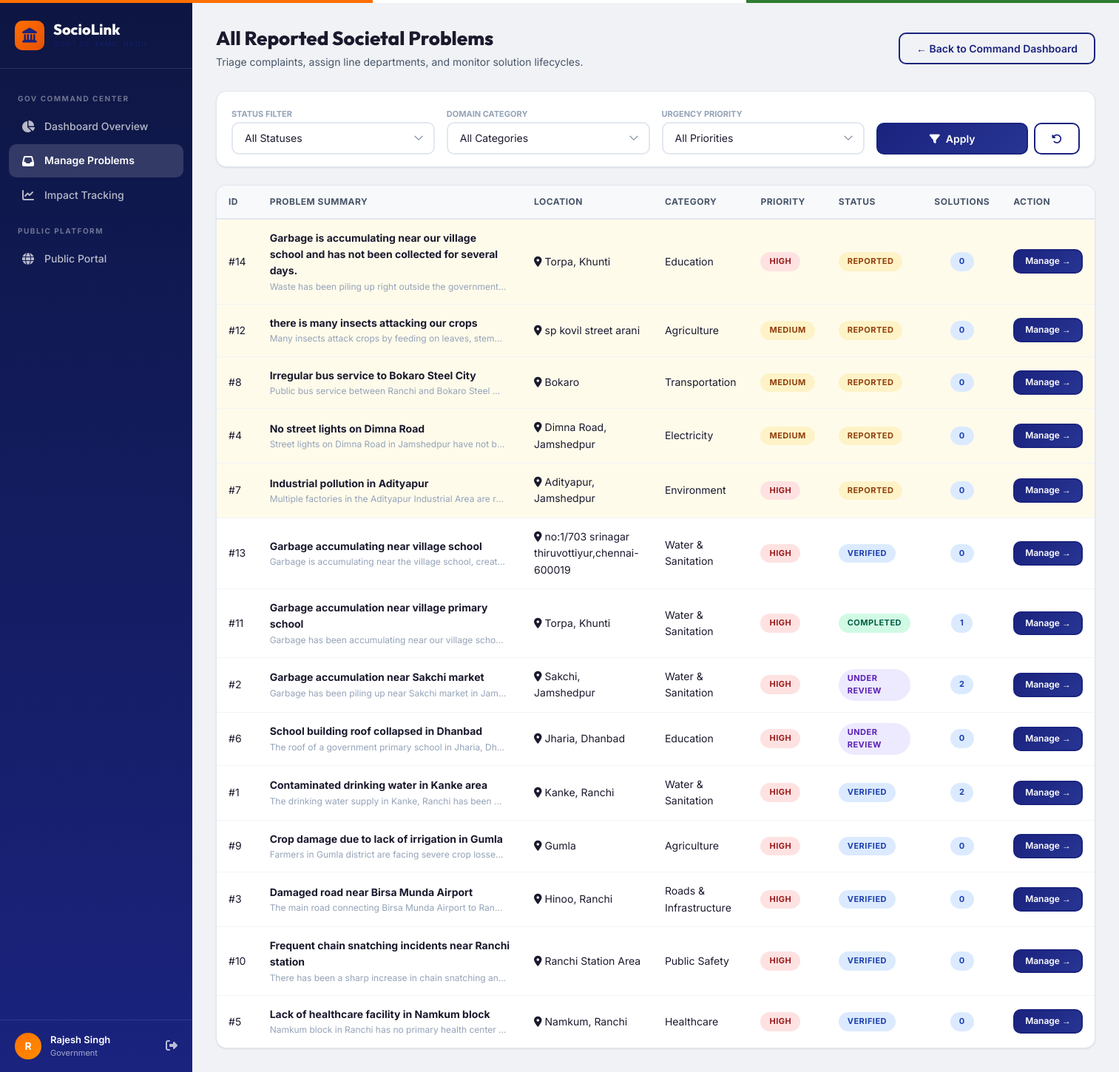
Page /gov/problems (signed in) on the committed database.
### tables this page shows
CREATE TABLE problems (
            id INTEGER PRIMARY KEY AUTOINCREMENT,
            user_id INTEGER NOT NULL,
            title TEXT NOT NULL,
            description TEXT NOT NULL,
            location TEXT,
            category TEXT,
            sub_category TEXT,
            priority TEXT DEFAULT 'MEDIUM',
            status TEXT DEFAULT 'REPORTED' CHECK(status IN (
                'REPORTED', 'VERIFIED', 'UNDER_REVIEW', 
                'SOLUTION_SELECTED', 'IN_PROGRESS', 'COMPLETED', 'REJECTED'
            )),
            image_path TEXT,
            ai_category TEXT,
            ai_sub_category TEXT,
            ai_priority TEXT,
            ai_confidence REAL,
            support_count INTEGER DEFAULT 0,
            department_id INTEGER,
            verified_by INTEGER,
            verified_at TIMESTAMP,
            created_at TIMESTAMP DEFAULT CURRENT_TIMESTAMP,
            FOREIGN KEY (user_id) REFERENCES users(id),
            FOREIGN KEY (department_id) REFERENCES departments(id),
            FOREIGN KEY (verified_by) REFERENCES users(id)
        );

### routes/government.py (the view)
@government_bp.route('/problems')
@login_required
@role_required('government')
def problem_list():
    db = get_db()
    status_filter = request.args.get('status', '').strip()
    category_filter = request.args.get('category', '').strip()
    priority_filter = request.args.get('priority', '').strip()
    sql = """
        SELECT p.*, u.name as reporter_name, d.name as department_name,
               (SELECT COUNT(*) FROM solutions WHERE problem_id = p.id) as solution_count
        FROM problems p
        JOIN users u ON p.user_id = u.id
        LEFT JOIN departments d ON p.department_id = d.id
        WHERE 1=1
    """
    params = []
    if status_filter:
        sql += " AND p.status = ?"
        params.append(status_filter)
    if category_filter:
        sql += " AND p.category = ?"
        params.append(category_filter)
    if priority_filter:
        sql += " AND p.priority = ?"
        params.append(priority_filter)
    sql += " ORDER BY CASE WHEN p.status = 'REPORTED' THEN 0 ELSE 1 END, p.created_at DESC"
    problems = db.execute(sql, params).fetchall()
    categories = db.execute("SELECT * FROM categories").fetchall()
    db.close()
    return render_template('government_problems.html',
                           problems=problems,
                           categories=categories,
                           status_filter=status_filter,
                           category_filter=category_filter,
                           priority_filter=priority_filter)

### app.py (called while the page is built)
@app.context_processor
def inject_globals():
    return {
        'current_user': {
            'id': session.get('user_id'),
            'name': session.get('user_name'),
            'email': session.get('email'),
            'role': session.get('role'),
            'organization': session.get('organization'),
        } if 'user_id' in session else None
    }

### auth.py (called while the page is built)
def login_required(f):
    @wraps(f)
    def decorated_function(*args, **kwargs):
        if 'user_id' not in session:
            flash('Please log in to access this page.', 'warning')
            return redirect(url_for('auth.login'))
        return f(*args, **kwargs)
    return decorated_function

def role_required(*roles):
    def decorator(f):
        @wraps(f)
        def decorated_function(*args, **kwargs):
            if 'user_id' not in session:
                flash('Please log in to access this page.', 'warning')
                return redirect(url_for('auth.login'))
            if session.get('role') not in roles:
                flash('You do not have permission to access this page.', 'danger')
                return redirect(url_for('main.index'))
            return f(*args, **kwargs)
        return decorated_function
    return decorator

### database.py (called while the page is built)
def get_db():
    db = sqlite3.connect(DATABASE)
    db.row_factory = sqlite3.Row
    db.execute("PRAGMA foreign_keys = ON")
    return db

### templates/government_problems.html (shortened to what this page needs)
{% extends "base.html" %}
{% block content %}
<div class="page-header flex justify-between items-center flex-wrap gap-2">
    <div>
        <h1>All Reported Societal Problems</h1>
        <p>Triage complaints, assign line departments, and monitor solution lifecycles.</p>
    </div>
    <div>
        <a href="{{ url_for('government.dashboard') }}" class="btn btn-outline">
            &larr; Back to Command Dashboard
        </a>
    </div>
</div>
<div class="card mb-3" style="padding: 16px 20px;">
    <form action="{{ url_for('government.problem_list') }}" method="GET" class="grid grid-4 gap-2" style="align-items: flex-end;">
        <div>
            <label style="font-size: 11px; font-weight: 700; text-transform: uppercase; color: var(--text-muted);">Status Filter</label>
            <select name="status" class="form-control">
                <option value="">All Statuses</option>
            </select>
        </div>
        <div>
            <label style="font-size: 11px; font-weight: 700; text-transform: uppercase; color: var(--text-muted);">Domain Category</label>
            <select name="category" class="form-control">
                <option value="">All Categories</option>
            </select>
        </div>
        <div>
            <label style="font-size: 11px; font-weight: 700; text-transform: uppercase; color: var(--text-muted);">Urgency Priority</label>
            <select name="priority" class="form-control">
                <option value="">All Priorities</option>
            </select>
        </div>
        <div class="flex gap-1">
            <button type="submit" class="btn btn-primary" style="flex: 1;">
                <i class="fa-solid fa-filter"></i> Apply
            </button>
            <a href="{{ url_for('government.problem_list') }}" class="btn btn-outline" title="Reset">
                <i class="fa-solid fa-rotate-left"></i>
            </a>
        </div>
    </form>
</div>
<div class="card">
    <div class="card-body" style="padding: 0;">
        <div class="table-wrapper">
            <table>
                <thead>
                    <tr>
                        <th>ID</th>
                        <th>Problem Summary</th>
                        <th>Location</th>
                        <th>Category</th>
                        <th>Priority</th>
                        <th>Status</th>
                        <th>Solutions</th>
                        <th>Action</th>
                    </tr>
                </thead>
                <tbody>
                    {% if problems %}
                        {% for p in problems %}
                        <tr {% if p.status == 'REPORTED' %}style="background: #fffbeb;"{% endif %}>
                            <td>#{{ p.id }}</td>
                            <td>
                                <strong>{{ p.title }}</strong>
                                <div style="font-size: 12px; color: var(--text-muted); max-width: 320px; overflow: hidden; text-overflow: ellipsis; white-space: nowrap;">
                                    {{ p.description }}
                                </div>
                            </td>
                            <td><i class="fa-solid fa-location-dot"></i> {{ p.location }}</td>
                            <td>{{ p.category }}</td>
                            <td>
                                <span class="badge badge-{{ p.priority|lower }}">{{ p.priority }}</span>
                            </td>
                            <td>
                                <span class="badge badge-{{ p.status|lower|replace('_', '-') }}">{{ p.status|replace('_', ' ') }}</span>
                            </td>
                            <td style="text-align: center;">
                                <span class="badge badge-verified">{{ p.solution_count }}</span>
                            </td>
                            <td>
                                <a href="{{ url_for('government.view_problem', problem_id=p.id) }}" class="btn btn-primary btn-sm">
                                    Manage &rarr;
                                </a>
                            </td>
                        </tr>
                        {% endfor %}
                    {% else %}
                        <tr>
                            <td colspan="8" class="text-center" style="padding: 40px; color: var(--text-muted);">
                                No problems found matching the selected filter.
                            </td>
                        </tr>
                    {% endif %}
                </tbody>
            </table>
        </div>
    </div>
</div>
{% endblock %}

### rows in the picture
problems: id "14", title "Garbage is accumulating near our village school and has not been collected for several days.", description "Waste has been piling up right outside the government…", location "Torpa, Khunti", category "Education", priority "HIGH", status "REPORTED", solution_count "0"
problems: id "12", title "there is many insects attacking our crops", description "Many insects attack crops by feeding on leaves, stem…", location "sp kovil street arani", category "Agriculture", priority "MEDIUM", status "REPORTED", solution_count "0"
problems: id "8", title "Irregular bus service to Bokaro Steel City", description "Public bus service between Ranchi and Bokaro Steel…", location "Bokaro", category "Transportation", priority "MEDIUM", status "REPORTED", solution_count "0"
problems: id "4", title "No street lights on Dimna Road", description "Street lights on Dimna Road in Jamshedpur have not b…", location "Dimna Road, Jamshedpur", category "Electricity", priority "MEDIUM", status "REPORTED", solution_count "0"
problems: id "7", title "Industrial pollution in Adityapur", description "Multiple factories in the Adityapur Industrial Area are r…", location "Adityapur, Jamshedpur", category "Environment", priority "HIGH", status "REPORTED", solution_count "0"
problems: id "13", title "Garbage accumulating near village school", description "Garbage is accumulating near the village school, creat…", location "no:1/703 srinagar thiruvottiyur,chennai-600019", category "Water & Sanitation", priority "HIGH", status "VERIFIED", solution_count "0"
problems: id "11", title "Garbage accumulation near village primary school", description "Garbage has been accumulating near our village scho…", location "Torpa, Khunti", category "Water & Sanitation", priority "HIGH", status "COMPLETED", solution_count "1"
problems: id "2", title "Garbage accumulation near Sakchi market", description "Garbage has been piling up near Sakchi market in Jam…", location "Sakchi, Jamshedpur", category "Water & Sanitation", priority "HIGH", status "UNDER REVIEW", solution_count "2"
problems: id "6", title "School building roof collapsed in Dhanbad", description "The roof of a government primary school in Jharia, Dh…", location "Jharia, Dhanbad", category "Education", priority "HIGH", status "UNDER REVIEW", solution_count "0"
problems: id "1", title "Contaminated drinking water in Kanke area", description "The drinking water supply in Kanke, Ranchi has been…", location "Kanke, Ranchi", category "Water & Sanitation", priority "HIGH", status "VERIFIED", solution_count "2"
problems: id "9", title "Crop damage due to lack of irrigation in Gumla", description "Farmers in Gumla district are facing severe crop losse…", location "Gumla", category "Agriculture", priority "HIGH", status "VERIFIED", solution_count "0"
problems: id "3", title "Damaged road near Birsa Munda Airport", description "The main road connecting Birsa Munda Airport to Ran…", location "Hinoo, Ranchi", category "Roads & Infrastructure", priority "HIGH", status "VERIFIED", solution_count "0"
problems: id "10", title "Frequent chain snatching incidents near Ranchi station", description "There has been a sharp increase in chain snatching an…", location "Ranchi Station Area", category "Public Safety", priority "HIGH", status "VERIFIED", solution_count "0"
problems: id "5", title "Lack of healthcare facility in Namkum block", description "Namkum block in Ranchi has no primary health center…", location "Namkum, Ranchi", category "Healthcare", priority "HIGH", status "VERIFIED", solution_count "0"

### other values in the picture
{{ current_user.name[0]|upper }} "R"
{{ current_user.name }} "Rajesh Singh"
{{ current_user.role }} "Government"
